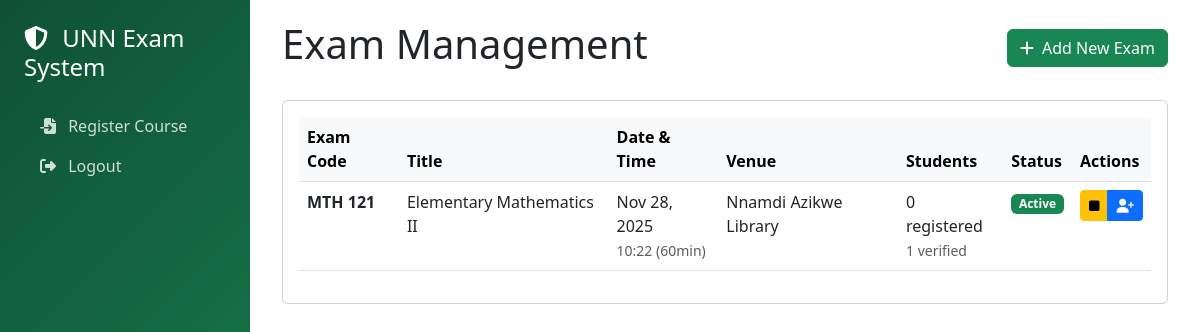
/exams, run on the app's committed database.
### app.py (models this page shows, shortened)
class Exam(db.Model):
    __tablename__ = "exams"
    id: Mapped[int] = mapped_column(Integer, primary_key=True)
    exam_code: Mapped[str] = mapped_column(String(20), nullable=False, unique=True, index=True)
    exam_title: Mapped[str] = mapped_column(String(255), nullable=False)
    exam_date: Mapped[date] = mapped_column(Date, nullable=False, index=True)
    start_time: Mapped[time] = mapped_column(Time, nullable=False)
    end_time: Mapped[Optional[time]] = mapped_column(Time)
    venue: Mapped[Optional[str]] = mapped_column(String(255))
    duration_minutes: Mapped[int] = mapped_column(Integer, default=180)
    status: Mapped[str] = mapped_column(String(20), default="scheduled", index=True)
    max_capacity: Mapped[Optional[int]] = mapped_column(Integer)
    created_at: Mapped[datetime] = mapped_column(DateTime, default=lambda: datetime.now(timezone.utc))
    updated_at: Mapped[datetime] = mapped_column(DateTime, default=lambda: datetime.now(timezone.utc),
                                                 onupdate=lambda: datetime.now(timezone.utc))
    registrations = relationship("ExamRegistration", back_populates="exam", cascade="all, delete-orphan")
    verifications = relationship("VerificationAttempt", back_populates="exam", cascade="all, delete-orphan")
    sessions = relationship("VerificationSession", back_populates="exam", cascade="all, delete-orphan")
    attendance_records = relationship("AttendanceRecord", back_populates="exam", cascade="all, delete-orphan")

### app.py (the view)
@app.route("/exams")
def exam_management():
    exams = Exam.query.order_by(Exam.exam_date.desc()).all()
    exam_data = []
    for exam in exams:
        registered_count = ExamRegistration.query.filter_by(exam_id=exam.id).count()
        verified_count = VerificationAttempt.query.filter_by(
            exam_id=exam.id, verification_status='success'
        ).count()
        exam_data.append({
            'exam': exam,
            'registered_count': registered_count,
            'verified_count': verified_count
        })
    return render_template('exam_management.html', exam_data=exam_data)

### templates/exam_management.html (shortened to what this page needs)
{% extends "base.html" %}
{% block content %}
<div class="container-fluid">
    <div class="d-flex justify-content-between align-items-center mb-4">
        <h1>Exam Management</h1>
        <button class="btn btn-success" data-bs-toggle="modal" data-bs-target="#addExamModal">
            <i class="fas fa-plus me-2"></i>Add New Exam
        </button>
    </div>
    <div class="card">
        <div class="card-body">
            <div class="table-responsive">
                <table class="table table-hover">
                    <thead class="table-light">
                        <tr>
                            <th>Exam Code</th>
                            <th>Title</th>
                            <th>Date & Time</th>
                            <th>Venue</th>
                            <th>Students</th>
                            <th>Status</th>
                            <th>Actions</th>
                        </tr>
                    </thead>
                    <tbody>
                        {% for data in exam_data %}
                        {% set exam = data.exam %}
                        <tr>
                            <td><strong>{{ exam.exam_code }}</strong></td>
                            <td>{{ exam.exam_title }}</td>
                            <td>
                                {{ exam.exam_date.strftime('%b %d, %Y') }}<br>
                                <small class="text-muted">{{ exam.start_time.strftime('%H:%M') }} ({{ exam.duration_minutes }}min)</small>
                            </td>
                            <td>{{ exam.venue or 'TBA' }}</td>
                            <td>
                                {{ data.registered_count }} registered<br>
                                <small class="text-muted">{{ data.verified_count }} verified</small>
                            </td>
                            <td>
                                <span class="badge bg-{{ 'success' if exam.status == 'active' else ('primary' if exam.status == 'scheduled' else 'secondary') }}">
                                    {{ exam.status.title() }}
                                </span>
                            </td>
                            <td>
                                <div class="btn-group btn-group-sm">
                                    {% if exam.status == 'scheduled' %}
                                    <button class="btn btn-success" onclick="updateExamStatus({{ exam.id }}, 'active')" title="Start Exam">
                                        <i class="fas fa-play"></i>
                                    </button>
                                    {% elif exam.status == 'active' %}
                                    <button class="btn btn-warning" onclick="updateExamStatus({{ exam.id }}, 'completed')" title="Complete Exam">
                                        <i class="fas fa-stop"></i>
                                    </button>
                                    {% endif %}
                                    <button class="btn btn-primary" onclick="registerStudentsModal({{ exam.id }})" title="Register Students">
                                        <i class="fas fa-user-plus"></i>
                                    </button>
                                </div>
                            </td>
                        </tr>
                        {% else %}
                        <tr>
                            <td colspan="7" class="text-center text-muted">No exams found</td>
                        </tr>
                        {% endfor %}
                    </tbody>
                </table>
            </div>
        </div>
    </div>
</div>
{% endblock %}

### data on the page
Exam: exam_code "MTH 121", exam_title "Elementary Mathematics II", exam_date "Nov 28, 2025", start_time "10:22", duration_minutes "60", venue "Nnamdi Azikwe Library", status "Active"

### other printed values
{{ data.registered_count }} "0"
{{ data.verified_count }} "1"
